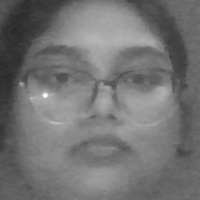
#> input picture dataset/11/1.jpg, 200 x 200 px, given in place of the camera
$ python capture_faces.py ../dataset/11/1.jpg
#> lines starting #> are read from the running program, lines starting #| are printed output that depends on the picture; after the words box and inside, x2 and y2 are one past the last pixel; in counts of white or black regions, pixels touching at a corner belong together
import cv2
import os
import sys

print("OpenCV Version:", cv2.__version__)

student_id = sys.argv[1]

dataset_path = os.path.join("dataset", str(student_id))
os.makedirs(dataset_path, exist_ok=True)

cascade_path = "capture/haarcascade_frontalface_default.xml"

print("Cascade Path:", os.path.abspath(cascade_path))

face_cascade = cv2.CascadeClassifier(cascade_path)

if face_cascade.empty():
    print("Haar Cascade could not be loaded")
    exit()

print("Haar Cascade loaded successfully")

cam = cv2.VideoCapture(0)

if not cam.isOpened():
    print("Webcam could not be opened")
    exit()

print(" Webcam opened")

# Open Webcam
cam = cv2.VideoCapture(0)

count = 0

while True:

    ret, frame = cam.read()
#> frame is the input picture: shape (200, 200, 3); min 39, max 255, mean 115.1

    if not ret:
        break

    gray = cv2.cvtColor(frame, cv2.COLOR_BGR2GRAY)

    faces = face_cascade.detectMultiScale(
        gray,
        scaleFactor=1.1,
        minNeighbors=4,
        minSize=(80, 80)
    )
#> faces = [[17, 14, 171, 171]]

    print("Faces detected:", len(faces))
#| Faces detected: 1

    for (x, y, w, h) in faces:

        count += 1

        face = gray[y:y + h, x:x + w]
        face = cv2.resize(face, (200, 200))

        filename = os.path.join(dataset_path, f"{count}.jpg")
        cv2.imwrite(filename, face)

        cv2.rectangle(frame, (x, y), (x+w, y+h), (0,255,0), 2)

        cv2.putText(
            frame,
            f"Capturing: {count}/100",
            (20,40),
            cv2.FONT_HERSHEY_SIMPLEX,
            1,
            (0,255,0),
            2
        )
#> this loop made 1 pass
#> (x, y, w, h, count) on pass 1: (17, 14, 171, 171, 1)
#> pass 1, `face = gray[y:y + h, x:x + w]`:
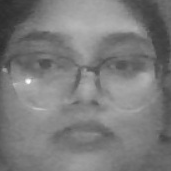
#> face: shape (171, 171); min 43, max 255, mean 123.3
#> after the loop:
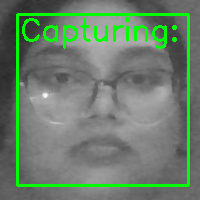
#> frame: shape (200, 200, 3); 7.95% of pixels changed, all inside (x1, y1, x2, y2) = (16, 13, 190, 187)
#> after the loop, count = 1

    cv2.imshow("Face Capture", frame)

    # Stop after 100 images
    if count >= 100:
        break

    # Press Q to quit early
    if cv2.waitKey(1) & 0xFF == ord('q'):
#> (key q is pressed here)
        break

cam.release()
cv2.destroyAllWindows()

print("Face Capture Completed Successfully!")

$ run again, on dataset/11/101.jpg
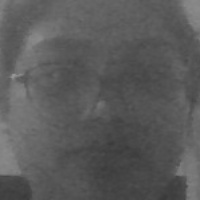
#> input picture dataset/11/101.jpg, 200 x 200 px, given in place of the camera
#> frame is the input picture: shape (200, 200, 3); min 57, max 151, mean 90.1
#> faces = [[6, 12, 182, 182]]
#| Faces detected: 1
#> the loop `for (x, y, w, h) in faces: ` made 1 pass
#> (x, y, w, h, count) on pass 1: (6, 12, 182, 182, 1)
#> pass 1, `face = gray[y:y + h, x:x + w]`:
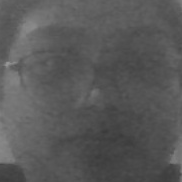
#> face: shape (182, 182); min 59, max 151, mean 88.6
#> after the loop `for (x, y, w, h) in faces:`:
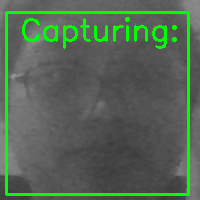
#> frame: shape (200, 200, 3); 8.28% of pixels changed, all inside (x1, y1, x2, y2) = (5, 11, 190, 196)
#> after the loop `for (x, y, w, h) in faces:`: count = 1
